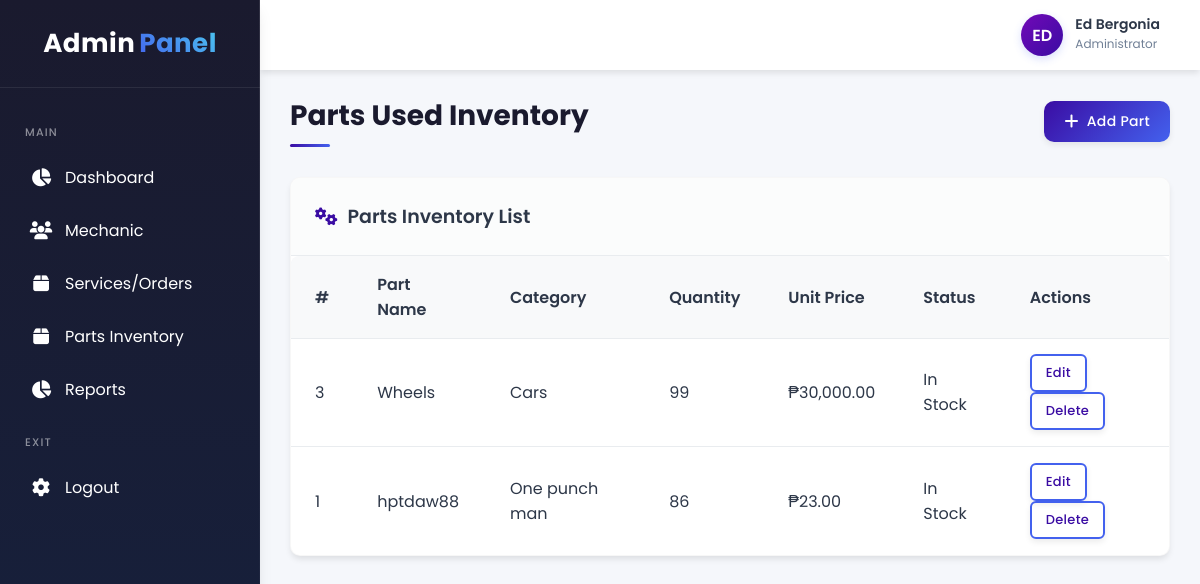
The app's page /adminside/parts.php (signed in) with its own data.
### tables this page shows
CREATE TABLE `parts_inventory` (
  `id` int(11) NOT NULL,
  `part_name` varchar(255) NOT NULL,
  `category` varchar(255) NOT NULL,
  `quantity` int(11) NOT NULL,
  `unit_price` decimal(10,2) NOT NULL,
  `created_at` timestamp NOT NULL DEFAULT current_timestamp()
);

### adminside/parts.php (the view, shortened to what this page needs)
<?php include 'adminparts/link.php'?>
<div class="container">
 <?php include 'adminparts/sidebar.php'?>
 <?php include 'adminparts/header.php'?>
  <div class="main-content">
    <div class="page-title">
      <div class="title">Parts Used Inventory</div>
      <div class="action-buttons">
        <button class="btn btn-primary" id="openAddPartModal">
          <i class="fas fa-plus"></i> Add Part
        </button>
      </div>
    </div>
    <div class="table-card">
      <div class="card-title">
        <h3><i class="fas fa-cogs"></i> Parts Inventory List</h3>
      </div>
      <table class="data-table">
        <thead>
          <tr>
            <th>#</th>
            <th>Part Name</th>
            <th>Category</th>
            <th>Quantity</th>
            <th>Unit Price</th>
            <th>Status</th>
            <th>Actions</th>
          </tr>
        </thead>
        <tbody>
        <?php
        $result = $conn->query("SELECT * FROM parts_inventory ORDER BY id DESC");
        while($row = $result->fetch_assoc()){
            $status = ($row['quantity'] > 0) ? "In Stock" : "Out of Stock";
            $price = number_format($row['unit_price'], 2);
            echo "<tr>
                <td>{$row['id']}</td>
                <td>{$row['part_name']}</td>
                <td>{$row['category']}</td>
                <td>{$row['quantity']}</td>
                <td>₱{$price}</td>
                <td>{$status}</td>
                <td>
                  <button class='btn btn-outline btn-sm btn-edit'
                          data-id='{$row['id']}'
                          data-name='{$row['part_name']}'
                          data-category='{$row['category']}'
                          data-quantity='{$row['quantity']}'
                          data-price='{$row['unit_price']}'>
                          Edit
                  </button>
                  <button class='btn btn-outline btn-sm btn-delete'
                          data-id='{$row['id']}'>
                          Delete
                  </button>
                </td>
            </tr>";
        }
        ?>
        </tbody>
      </table>
    </div>
  </div>
</div>

### adminside/style.css (style rules this page uses)
:root { --primary: #3a0ca3; --primary-light: #4361ee; --secondary: #7209b7; --success: #4cc9f0; --danger: #f72585; --warning: #f8961e; --info: #4895ef; --dark: #1a1a2e; --light: #f8f9fa; --border: #e9ecef; --text: #2d3748; --text-light: #718096; --shadow: 0 10px 15px -3px rgba(0, 0, 0, 0.1), 0 4px 6px -2px rgba(0, 0, 0, 0.05); --shadow-sm: 0 4px 6px -1px rgba(0, 0, 0, 0.1); --shadow-lg: 0 20px 25px -5px rgba(0, 0, 0, 0.1), 0 10px 10px -5px rgba(0, 0, 0, 0.04); --radius: 10px; --radius-sm: 6px; --sidebar-width: 260px; --header-height: 70px; --transition: all 0.3s ease; }
body { font-family: "Poppins", sans-serif; }
* { margin: 0; padding: 0; box-sizing: border-box; font-family: "Poppins", sans-serif; }
body { background-color: #f5f7fb; color: var(--text); overflow-x: hidden; }
.container { display: grid; grid-template-columns: var(--sidebar-width) 1fr; grid-template-rows: var(--header-height) 1fr; min-height: 100vh; }
.btn-primary { background-color: #007bff; color: #fff; border: none; padding: 7px 15px; cursor: pointer; }
.main-content { grid-column: 2; padding: 25px 30px; overflow-y: auto; }
.page-title { margin-bottom: 30px; display: flex; justify-content: space-between; align-items: center; animation: fadeIn 0.5s ease; }
.title { font-size: 28px; font-weight: 700; color: var(--dark); position: relative; padding-bottom: 10px; }
.title::after { content: ""; position: absolute; bottom: 0; left: 0; width: 40px; height: 3px; background: linear-gradient(90deg, var(--primary), var(--primary-light)); border-radius: 10px; }
.action-buttons .btn { margin-left: 12px; }
.table-card { background-color: white; border-radius: var(--radius); box-shadow: var(--shadow-sm); overflow: hidden; margin-bottom: 25px; animation: fadeInUp 0.7s ease; border: 1px solid rgba(0, 0, 0, 0.03); }
.card-title { padding: 24px; border-bottom: 1px solid var(--border); display: flex; justify-content: space-between; align-items: center; background-color: rgba(248, 249, 250, 0.5); }
.card-title h3 { font-size: 19px; font-weight: 600; display: flex; align-items: center; }
.card-title h3 i { margin-right: 10px; color: var(--primary); }
.data-table { width: 100%; border-collapse: separate; border-spacing: 0; }
.data-table th, .data-table td { padding: 16px 24px; text-align: left; }
.data-table th { font-weight: 600; color: var(--text); background-color: #f8f9fa; position: sticky; top: 0; box-shadow: 0 1px 0 0 var(--border); }
.data-table th:first-child { border-top-left-radius: 8px; }
.data-table th:last-child { border-top-right-radius: 8px; }
.data-table td { border-bottom: 1px solid var(--border); }
.data-table tr:last-child td { border-bottom: none; }
.data-table tbody tr { transition: var(--transition); }
.btn { display: inline-flex; align-items: center; justify-content: center; padding: 10px 20px; border-radius: var(--radius); font-weight: 500; cursor: pointer; transition: all 0.3s; border: none; outline: none; font-size: 14px; letter-spacing: 0.3px; box-shadow: 0 3px 6px rgba(0, 0, 0, 0.08); position: relative; overflow: hidden; }
.btn::after { content: ""; position: absolute; width: 100%; height: 100%; top: 0; left: -100%; background: linear-gradient( 90deg, transparent, rgba(255, 255, 255, 0.2), transparent ); transition: 0.5s; }
.btn i { margin-right: 8px; font-size: 16px; transition: var(--transition); }
.btn-primary { background: linear-gradient(135deg, var(--primary), var(--primary-light)); color: white; }
.btn-outline { border: 2px solid var(--primary-light); color: var(--primary); background-color: transparent; }
.btn-sm { padding: 7px 14px; font-size: 13px; border-radius: var(--radius-sm); }
.fas { font-size: 18px; }

### records on screen
parts_inventory: id "3", part_name "Wheels", category "Cars", quantity "99", unit_price "30,000.00", quantity "In Stock"
parts_inventory: id "1", part_name "hptdaw88", category "One punch man", quantity "86", unit_price "23.00", quantity "In Stock"

### other values on screen
substr($_SESSION['user']['name'], 0, 2) "ED"
$_SESSION['user']['name'] "Ed Bergonia"
